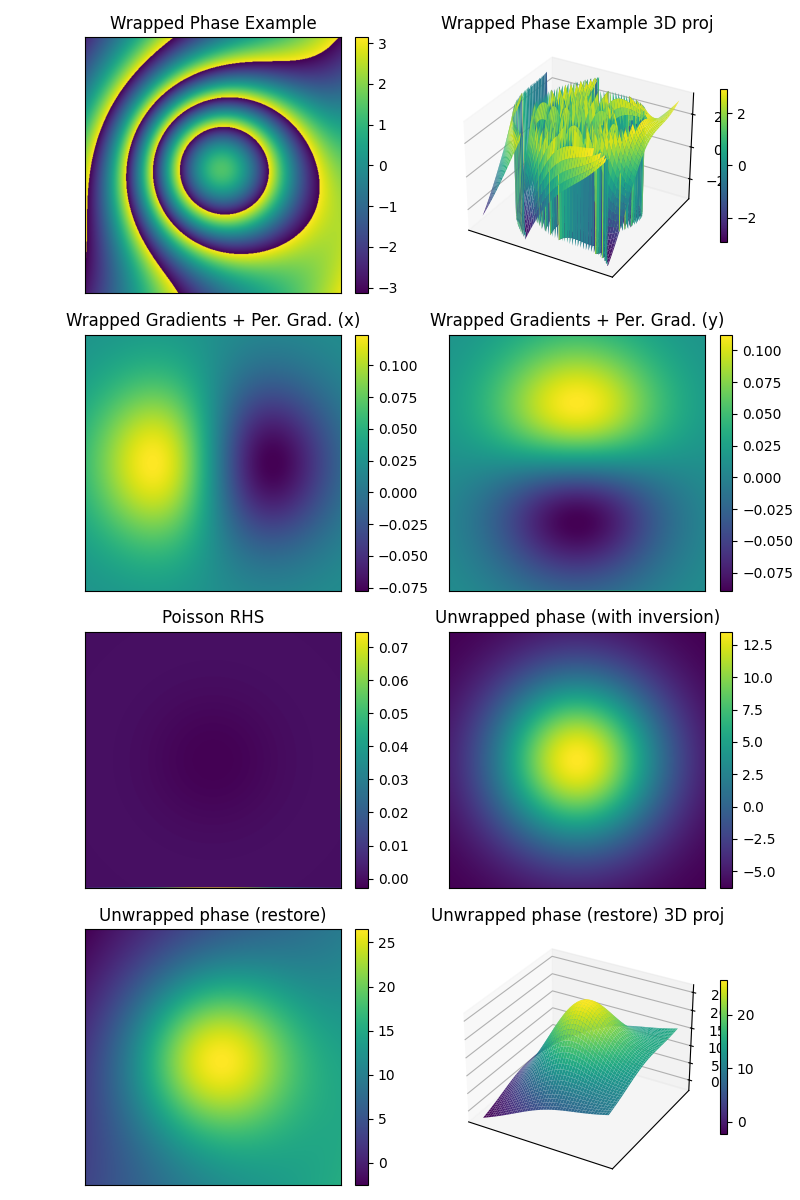

Python code for this plot:
"""
Step-by-step walkthrough of the Least-squares Poisson Periodic Gradient
algorithm.

The aim here is to visualise the steps of the algorithm with matplotlib
with example datasets, showing edge cases where phase unwrapping fails.
Where possible the scikit-image 2D phase unwrapping algorithm will be used
for comparison.

The example data is the data used by M. Gdeisat and F. Lilley in their
excellent "Two-Dimensional Phase Unwrapping Problem" guide.
"""

import numpy as np
import matplotlib.pyplot as plt
from typing import Tuple

import xpunwrap
from xpunwrap.algorithms.ls_poisson_pg import (
    wrapped_gradients_stack,
    enforce_periodic_gradients_stack,
    divergence_stack,
    poisson_solve_fft_stack,
)
from xpunwrap.algorithms._plane_utils import restore_mean_plane

# use numpy for this example for simplicity
xpunwrap.set_ndarray_backend('numpy')
xp = xpunwrap.get_ndarray_backend()

# load/create the example data
def _generate_phase(nrx: int = 512, nry: int = 512) -> Tuple[np.ndarray, np.ndarray, np.ndarray]:
    """Create the continuous phase image f(x, y) = 20*exp(-0.25*(x^2+y^2)) + 2x + y."""
    tx = np.linspace(-3.0, 3.0, nrx)
    ty = np.linspace(-3.0, 3.0, nry)
    x, y = np.meshgrid(tx, ty)
    image = 20.0 * np.exp(-0.25 * (x ** 2 + y ** 2)) + 2.0 * x + y
    return x, y, image


def _wrap_phase(image: np.ndarray) -> np.ndarray:
    """Wrap phase to [-pi, pi] using angle of complex exponential."""
    return np.angle(np.exp(1j * image))


x, y, image = _generate_phase()
arr = _wrap_phase(image)
phase_wrapped = np.repeat(arr[None, ...], repeats=10, axis=0)

# the `algo_ls_poisson_pg` is broken up into the following steps:
#    initial dimensionality check
#    gx, gy = wrapped_gradients_stack(phase_wrapped)
#    gx, gy = enforce_periodic_gradients_stack(gx, gy)
#    rhs = divergence_stack(gx, gy)
#    phi = poisson_solve_fft_stack(rhs)
#    phase inversion
#    restore_mean_plane

# Compute forward finite differences of the wrapped phase.
# Then wrap those gradients back into [-pi, pi) so they remain a valid
# representation of wrapped phase changes.
gx1, gy1 = wrapped_gradients_stack(phase_wrapped)
# Enforce periodic boundary conditions on the wrapped gradients so that the
# edges match up. This makes the subsequent FFT-based Poisson solve consistent
# with a periodic domain.
gx2, gy2 = enforce_periodic_gradients_stack(gx1, gy1)
# Take the divergence of those periodic wrapped gradients; this produces the
# right-hand side for the Poisson equation whose solution is the unwrapped phase.
rhs = divergence_stack(gx2, gy2)
# Solve the Poisson equation in the Fourier domain (batched over the stack);
# this yields an unwrapped phase up to a linear ramp.
phi = poisson_solve_fft_stack(rhs)
# Negate to match the sign convention used by the wrapped-gradient computation
# so that gradients of the solution align with the original wrapped gradients.
phi *= -1
phi_restored = restore_mean_plane(phi, phase_wrapped)

# plotting
fontsize = 12
nrows, ncols = 4, 2
fig = plt.figure(figsize=(8, 12))

ax1 = fig.add_subplot(nrows, ncols, 1)
ax1.set_title("Wrapped Phase Example", fontsize=fontsize)
im1 = ax1.imshow(phase_wrapped[1])
fig.colorbar(im1, ax=ax1, fraction=0.046, pad=0.04)

ax2 = fig.add_subplot(nrows, ncols, 2, projection='3d')
ax2.set_title("Wrapped Phase Example 3D proj", fontsize=fontsize)
surf2 = ax2.plot_surface(x, y, phase_wrapped[1], cmap="viridis", linewidth=0, antialiased=True)
fig.colorbar(surf2, ax=ax2, fraction=0.046, pad=0.04, shrink=0.6)

ax3 = fig.add_subplot(nrows, ncols, 3)
ax3.set_title("Wrapped Gradients + Per. Grad. (x)", fontsize=fontsize)
im3 = ax3.imshow(gx2[1])
fig.colorbar(im3, ax=ax3, fraction=0.046, pad=0.04)

ax4 = fig.add_subplot(nrows, ncols, 4)
ax4.set_title("Wrapped Gradients + Per. Grad. (y)", fontsize=fontsize)
im4 = ax4.imshow(gy2[1])
fig.colorbar(im4, ax=ax4, fraction=0.046, pad=0.04)

ax5 = fig.add_subplot(nrows, ncols, 5)
ax5.set_title("Poisson RHS", fontsize=fontsize)
im5 = ax5.imshow(rhs[1])
fig.colorbar(im5, ax=ax5, fraction=0.046, pad=0.04)

ax6 = fig.add_subplot(nrows, ncols, 6)
ax6.set_title("Unwrapped phase (with inversion)", fontsize=fontsize)
im6 = ax6.imshow(phi[1])
fig.colorbar(im6, ax=ax6, fraction=0.046, pad=0.04)

ax7 = fig.add_subplot(nrows, ncols, 7)
ax7.set_title("Unwrapped phase (restore)", fontsize=fontsize)
im7 = ax7.imshow(phi_restored[1])
fig.colorbar(im7, ax=ax7, fraction=0.046, pad=0.04)

ax8 = fig.add_subplot(nrows, ncols, 8, projection='3d')
ax8.set_title("Unwrapped phase (restore) 3D proj", fontsize=fontsize)
surf8 = ax8.plot_surface(x, y, phi_restored[1], cmap="viridis", linewidth=0, antialiased=True)
fig.colorbar(surf8, ax=ax8, fraction=0.046, pad=0.04, shrink=0.6)

for ax in [ax1, ax2, ax3, ax4, ax5, ax6, ax7, ax8]:
    ax.set_xticks([])
    ax.set_yticks([])

plt.tight_layout()
plt.savefig("walkthrough-ls_poisson_pg.png")
plt.show()
